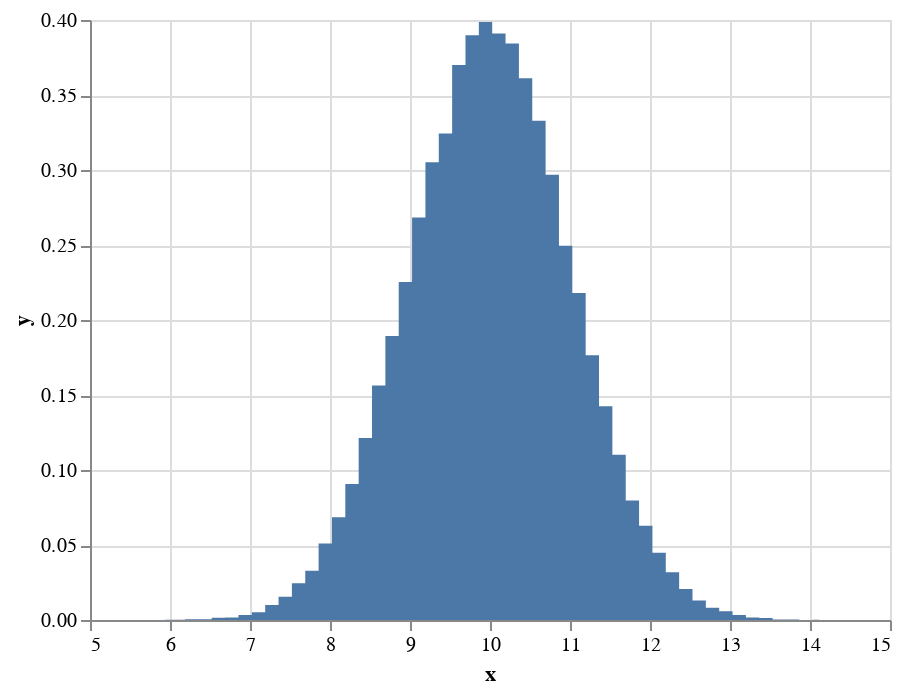

This figure's notebook cell:
### Markdown cell above
## Drawing random numbers out of other distributions

We can also draw random numbers from other probability distributions.  For example, say we wanted to draw random samples from a Normal distribution with mean $\mu$ and standard deviation  $\sigma$.

### Code cell
# Set parameters
mu = 10
sigma = 1

# Draw 10000 random samples
x = np.random.normal(mu, sigma, size=100000)

# Compute the histogram
hist, bin_edges = np.histogram(x, density=True, bins=50)
bin_centers = np.diff(bin_edges)/2 + bin_edges[:-1]

# Store in a DataFrame for plotting
df = pd.DataFrame(data={'x': bin_centers, 'y': hist})

# Plot a histogram of our draws
alt.Chart(df
    ).mark_area(
        interpolate='step'
    ).encode(
        x='x:Q',
        y='y:Q')

### Figure 1 — Vega-Lite specification as saved in the notebook (floating-point values rounded to 4 significant figures)
{"$schema": "https://vega.github.io/schema/vega-lite/v2.4.3.json", "config": {"view": {"height": 300, "width": 400}}, "data": {"values": [{"x": 5.938, "y": 0.0002396}, {"x": 6.105, "y": 0.0001198}, {"x": 6.272, "y": 0.0004793}, {"x": 6.439, "y": 0.0004793}, {"x": 6.606, "y": 0.001438}, {"x": 6.773, "y": 0.001678}, {"x": 6.94, "y": 0.003355}, {"x": 7.106, "y": 0.005092}, {"x": 7.273, "y": 0.009945}, {"x": 7.44, "y": 0.01546}, {"x": 7.607, "y": 0.0245}, {"x": 7.774, "y": 0.03283}, {"x": 7.941, "y": 0.05098}, {"x": 8.108, "y": 0.06854}, {"x": 8.275, "y": 0.09065}, {"x": 8.442, "y": 0.1213}, {"x": 8.609, "y": 0.1563}, {"x": 8.776, "y": 0.1893}, {"x": 8.943, "y": 0.2253}, {"x": 9.109, "y": 0.2683}, {"x": 9.276, "y": 0.3052}, {"x": 9.443, "y": 0.3243}, {"x": 9.61, "y": 0.37}, {"x": 9.777, "y": 0.3898}, {"x": 9.944, "y": 0.3986}, {"x": 10.11, "y": 0.391}, {"x": 10.28, "y": 0.3843}, {"x": 10.44, "y": 0.3611}, {"x": 10.61, "y": 0.3329}, {"x": 10.78, "y": 0.2968}, {"x": 10.95, "y": 0.2495}, {"x": 11.11, "y": 0.218}, {"x": 11.28, "y": 0.1765}, {"x": 11.45, "y": 0.1425}, {"x": 11.61, "y": 0.1102}, {"x": 11.78, "y": 0.07968}, {"x": 11.95, "y": 0.06279}, {"x": 12.11, "y": 0.04481}, {"x": 12.28, "y": 0.03175}, {"x": 12.45, "y": 0.02073}, {"x": 12.61, "y": 0.01294}, {"x": 12.78, "y": 0.008148}, {"x": 12.95, "y": 0.005751}, {"x": 13.12, "y": 0.003355}, {"x": 13.28, "y": 0.001618}, {"x": 13.45, "y": 0.001378}, {"x": 13.62, "y": 0.0003595}, {"x": 13.78, "y": 0.0003595}, {"x": 13.95, "y": 5.991e-05}, {"x": 14.12, "y": 0.0001198}]}, "encoding": {"x": {"field": "x", "type": "quantitative"}, "y": {"field": "y", "type": "quantitative"}}, "mark": {"interpolate": "step", "type": "area"}}
